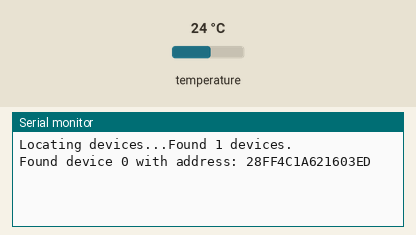
Simulated run of this sketch. Board: ESP8266 (NodeMCU). Parts: the last lines printed to the serial monitor. The inputs (shaded band) are chosen by the test bench; at power-on: temperature 24 °C. WiFi joins after 1.5 s; servers stay silent unless stated.

Above: at 6.0 s.
6.1 s: temperature set to 12 °C
At 8.0 s:
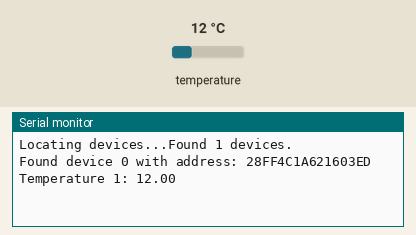
14.1 s: temperature set to 19 °C
At 18.0 s:
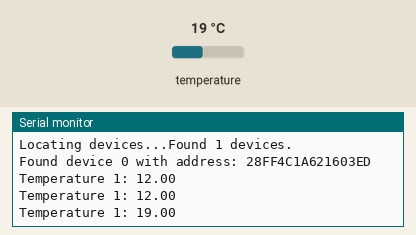

Measured:
- after the input at 6.1 s, the serial monitor: prints a new line after 1.5 s (image 1)
- after the input at 14.1 s, the serial monitor: prints a new line after 3.5 s (image 2)

The sketch:

Program_2_Ch_DS18B20_dengan_Blynk.ino
```cpp
/***************************************
 * Project 2 Ch DS18B20 dg Thinger io
 * Board  : NodeMCU ESP8266 V3
 * Input  : 2 DS18B20
 * Output : thinger.io
 * 99 Proyek IoT
 * www.ardutech.com
 ****************************************/
#include <OneWire.h>
#include <DallasTemperature.h>
#include <BlynkSimpleEsp8266.h>
#define BLYNK_PRINT Serial
#define ONE_WIRE_BUS 14
//---GANTI SESUAI DENGAN TOKEN BLYNK ANDA
char auth[] = "CbS0l3x8agGfefffJ9GJ6b3G5kKE5Q4S";
//---GANTI SESUAI DENGAN JARINGAN WIFI
//---HOTSPOT ANDA
char ssid[] = "ArdutechWiFi";  // Nama Hotspot/WiFi
char pass[] = "12345678";      //  Password
BlynkTimer timer;
OneWire oneWire(ONE_WIRE_BUS);

DallasTemperature sensors(&oneWire);
WidgetLCD lcd(V0);
int numberOfDevices;
float temperature1,temperature2;
DeviceAddress tempDeviceAddress;
//============================
void ReadDS18B20(){
   sensors.requestTemperatures();
   for(int i=0;i<numberOfDevices; i++){
    if(sensors.getAddress(tempDeviceAddress, i)){
      float tempC = sensors.getTempC(tempDeviceAddress);
      if(i==0){
        temperature1=tempC;
        Blynk.virtualWrite(1, temperature1);
        Serial.print("Temperature 1: ");
        Serial.println(temperature1);
      }
      else if(i==1){
        temperature2=tempC;
         Blynk.virtualWrite(2, temperature2);
        Serial.print("Temperature 2: ");
        Serial.println(temperature2);
      }

      }
}
  lcd.print(0, 0, "Ch 1 =");
  lcd.print(6,0,temperature1);
  lcd.print(0, 1, "Ch 2 =");
  lcd.print(6,1,temperature2);
}
//=============================
void setup(){
  Serial.begin(9600);
  sensors.begin();
  numberOfDevices = sensors.getDeviceCount();
  Serial.print("Locating devices...");
  Serial.print("Found ");
  Serial.print(numberOfDevices, DEC);
  Serial.println(" devices.");
  for(int i=0;i<numberOfDevices; i++){
    if(sensors.getAddress(tempDeviceAddress, i)){
      Serial.print("Found device ");
      Serial.print(i, DEC);
      Serial.print(" with address: ");
      printAddress(tempDeviceAddress);
      Serial.println();
    } else {
      Serial.print("Found ghost device at ");
      Serial.print(i, DEC);
      Serial.print(" but could not detect address. Check power and cabling");
    }
  }
  delay(10);
  Blynk.begin(auth, ssid, pass);
  timer.setInterval(5000L, ReadDS18B20);
  lcd.clear();
  lcd.print(0, 0, "==2 Ch DS18B20 ==");
  lcd.print(0, 1, "www.ardutech.com");
  delay(3000);
  lcd.clear();
}
//===============================================
void loop(){
   Blynk.run();
  timer.run();
}
//==============================================
void printAddress(DeviceAddress deviceAddress) {
  for (uint8_t i = 0; i < 8; i++){
    if (deviceAddress[i] < 16) Serial.print("0");
      Serial.print(deviceAddress[i], HEX);
  }
}
```
